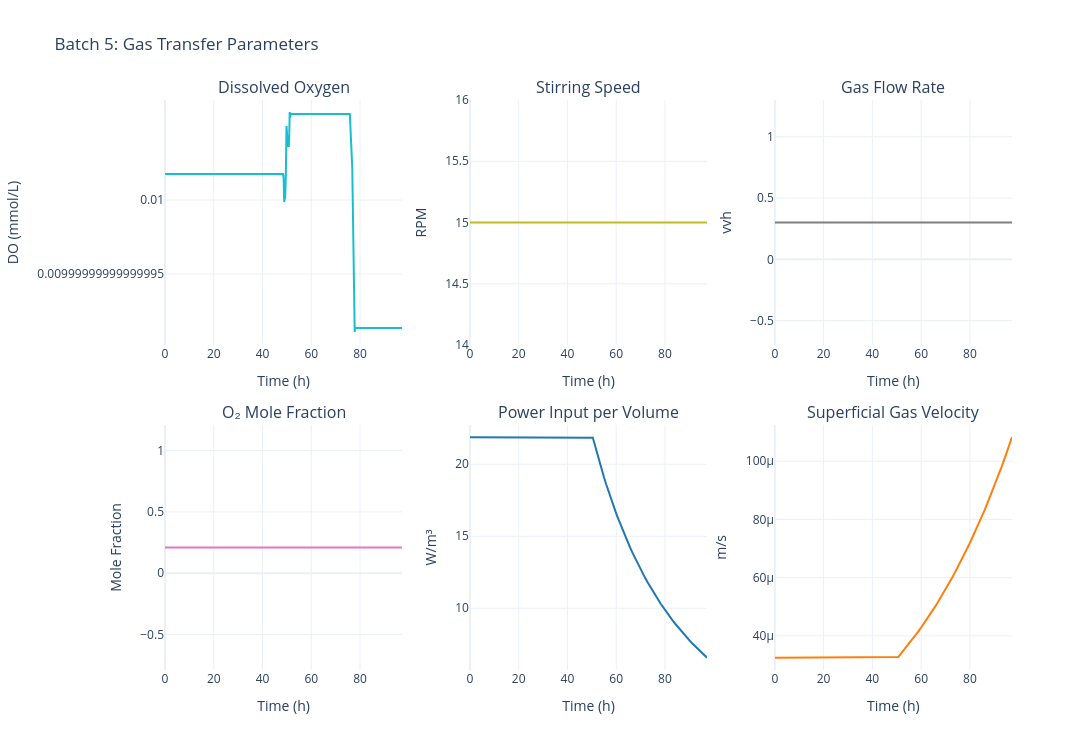

The notebook cell saved with this chart:
### Code cell
# Plot gas transfer for batch 5
fig_gas_5 = plot_batch_gas_transfer(sim, batch_number=5)
fig_gas_5.update_layout(title_text="Batch 5: Gas Transfer Parameters")
fig_gas_5.show()

### Figure 1 — Plotly figure (JSON) as saved in the notebook; plotly's stock layout.template omitted (floating-point values rounded to 4 significant figures; data arrays with more than 128 entries replaced by an {"elided": "..."} marker saying what was removed)
{"data": [{"hovertemplate": "Time: %{x:.1f} h<br>DO: %{y:.3f} mmol/L<extra></extra>", "line": {"color": "#17becf", "width": 2}, "mode": "lines", "name": "Dissolved O₂", "type": "scatter", "x": {"elided": "163 float values"}, "xaxis": "x", "y": {"elided": "163 float values"}, "yaxis": "y"}, {"hovertemplate": "Time: %{x:.1f} h<br>N: %{y:.1f} rpm<extra></extra>", "line": {"color": "#bcbd22", "width": 2}, "mode": "lines", "name": "Stirring Speed", "type": "scatter", "x": {"elided": "163 float values"}, "xaxis": "x2", "y": {"elided": "163 float values"}, "yaxis": "y2"}, {"hovertemplate": "Time: %{x:.1f} h<br>Fg: %{y:.3f} vvh<extra></extra>", "line": {"color": "#7f7f7f", "width": 2}, "mode": "lines", "name": "Gas Flow Rate", "type": "scatter", "x": {"elided": "163 float values"}, "xaxis": "x3", "y": {"elided": "163 float values"}, "yaxis": "y3"}, {"hovertemplate": "Time: %{x:.1f} h<br>y_O₂: %{y:.3f}<extra></extra>", "line": {"color": "#e377c2", "width": 2}, "mode": "lines", "name": "y_O₂", "type": "scatter", "x": {"elided": "163 float values"}, "xaxis": "x4", "y": {"elided": "163 float values"}, "yaxis": "y4"}, {"hovertemplate": "Time: %{x:.1f} h<br>P/V: %{y:.2f} W/m³<extra></extra>", "line": {"color": "#1f77b4", "width": 2}, "mode": "lines", "name": "P/V", "type": "scatter", "x": {"elided": "163 float values"}, "xaxis": "x5", "y": {"elided": "163 float values"}, "yaxis": "y5"}, {"hovertemplate": "Time: %{x:.1f} h<br>vₛ: %{y:.5f} m/s<extra></extra>", "line": {"color": "#ff7f0e", "width": 2}, "mode": "lines", "name": "vₛ", "type": "scatter", "x": {"elided": "163 float values"}, "xaxis": "x6", "y": {"elided": "163 float values"}, "yaxis": "y6"}], "layout": {"annotations": [{"font": {"size": 16}, "showarrow": false, "text": "Dissolved Oxygen", "x": 0.14, "xanchor": "center", "xref": "paper", "y": 1, "yanchor": "bottom", "yref": "paper"}, {"font": {"size": 16}, "showarrow": false, "text": "Stirring Speed", "x": 0.5, "xanchor": "center", "xref": "paper", "y": 1, "yanchor": "bottom", "yref": "paper"}, {"font": {"size": 16}, "showarrow": false, "text": "Gas Flow Rate", "x": 0.86, "xanchor": "center", "xref": "paper", "y": 1, "yanchor": "bottom", "yref": "paper"}, {"font": {"size": 16}, "showarrow": false, "text": "O₂ Mole Fraction", "x": 0.14, "xanchor": "center", "xref": "paper", "y": 0.43, "yanchor": "bottom", "yref": "paper"}, {"font": {"size": 16}, "showarrow": false, "text": "Power Input per Volume", "x": 0.5, "xanchor": "center", "xref": "paper", "y": 0.43, "yanchor": "bottom", "yref": "paper"}, {"font": {"size": 16}, "showarrow": false, "text": "Superficial Gas Velocity", "x": 0.86, "xanchor": "center", "xref": "paper", "y": 0.43, "yanchor": "bottom", "yref": "paper"}], "font": {"size": 12}, "height": 750, "showlegend": false, "title": {"text": "Batch 5: Gas Transfer Parameters"}, "width": 1400, "xaxis": {"anchor": "y", "domain": [0, 0.28], "title": {"text": "Time (h)"}}, "xaxis2": {"anchor": "y2", "domain": [0.36, 0.64], "title": {"text": "Time (h)"}}, "xaxis3": {"anchor": "y3", "domain": [0.72, 1], "title": {"text": "Time (h)"}}, "xaxis4": {"anchor": "y4", "domain": [0, 0.28], "title": {"text": "Time (h)"}}, "xaxis5": {"anchor": "y5", "domain": [0.36, 0.64], "title": {"text": "Time (h)"}}, "xaxis6": {"anchor": "y6", "domain": [0.72, 1], "title": {"text": "Time (h)"}}, "yaxis": {"anchor": "x", "domain": [0.57, 1], "title": {"text": "DO (mmol/L)"}}, "yaxis2": {"anchor": "x2", "domain": [0.57, 1], "title": {"text": "RPM"}}, "yaxis3": {"anchor": "x3", "domain": [0.57, 1], "title": {"text": "vvh"}}, "yaxis4": {"anchor": "x4", "domain": [0, 0.43], "title": {"text": "Mole Fraction"}}, "yaxis5": {"anchor": "x5", "domain": [0, 0.43], "title": {"text": "W/m³"}}, "yaxis6": {"anchor": "x6", "domain": [0, 0.43], "title": {"text": "m/s"}}}}
